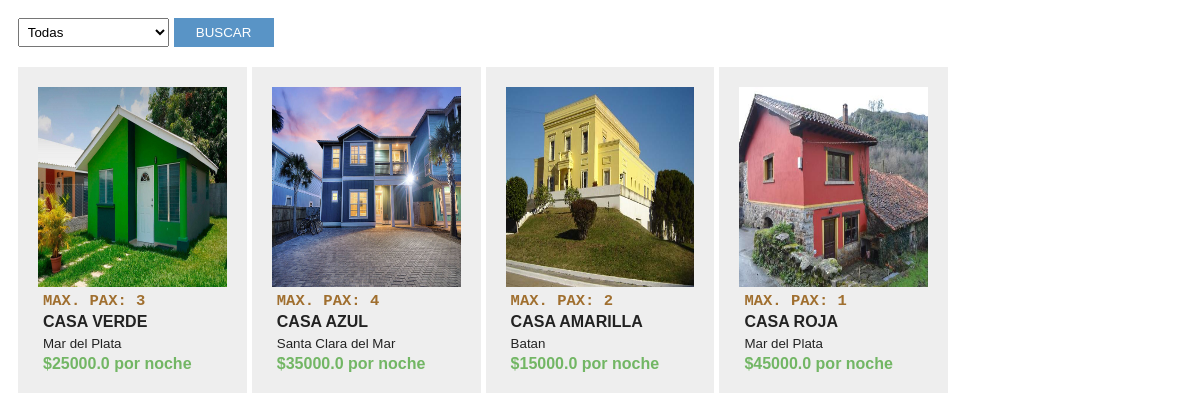
Before: / with the older database file.
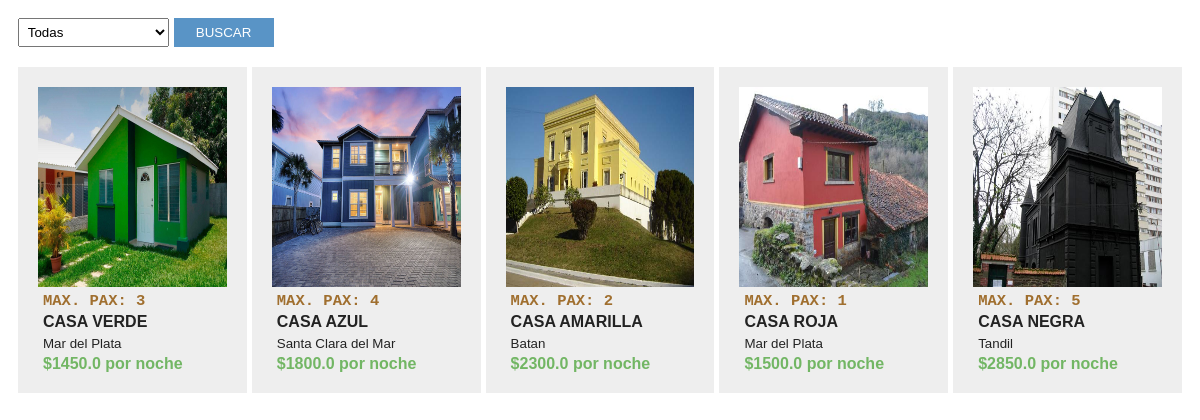
After: the same page with the newer database file.
### hotel/models.py (models this page shows, shortened)
class Ownership(models.Model):
    amount_pax = models.IntegerField(default=1)
    title = models.CharField(max_length=60, default='Undefined Title')
    city = models.ForeignKey(City, on_delete=models.CASCADE)
    cover = models.ImageField(blank=False, null=False, upload_to='static/images/', default='')
    rate = models.FloatField(default=0)
    host = models.ForeignKey(Host,on_delete=models.CASCADE, null=True)
    description = models.TextField(max_length=3000, default="", null=True)

class City(models.Model):
    name = models.CharField(max_length=100)

### hotel/views.py (the view)
# urls.py: path('', index, name="index"),
def index(request):
    city_selected = request.GET.get('city_select') or None
    cities = City.objects.all()
    if city_selected is not None:
        ownerships = Ownership.objects.filter(city__id=city_selected)
    else:
        ownerships = Ownership.objects.all()  # me traigo todas las propiedades y no importa si no hay ninguna
    context = {
        'ownerships': ownerships,
        'cities': cities,
    }
    return render(request, 'hotel/home.html', context)

### templates/hotel/home.html (shortened to what this page needs)
<!doctype html>
{% load static from staticfiles %}
<html lang="en">
<head>
    <link rel="stylesheet" href="{% static 'css/style.css' %}">
</head>
<body>
    <main class="main">
        <form action="" method="get" class="grid-form-filters">
            <select class="select" name="city_select" id="id-select-city">
                <option value="">Todas</option>
            </select>
            <button class="btn-search" type="submit">BUSCAR</button>
        </form>
        {% if ownerships %}
        <div class="ownerships">
            {% for ownership in ownerships %}
            <a class="ownership-card" href="/ownerships/{{ownership.id}}">
                <img class="ownership-image" src="{{ownership.cover}}" alt="{{ownership.title}}">
                <div class="ownership-body">
                    <div class="ownership-details">
                        <span class="ownership-amount-pax">Max. Pax: {{ ownership.amount_pax }}</span>
                    </div>
                    <p class="ownership-title">{{ ownership.title }}</p>
                    <p class="city-name"><small>{{ ownership.city.name }}</small></p>
                    <span class="ownership-rate">${{ ownership.rate }} por noche</span>
                </div>
            </a>
            {% endfor %}
        </div>
        {% else %}
        <h3>No hay propiedades</h3>
        {% endif %}
    </main>
</body>
</html>

### static/css/style.css (style rules this page uses)
body { font-family: sans-serif; }
.select { padding:.3rem; }
.btn-search { border:none; background: #5994C6; color: #FFF; }
.grid-form-filters { padding:10px; display:grid; column-gap:5px; grid-template-columns: max-content 100px }
.ownerships { padding:10px; display: grid; column-gap: 5px; row-gap: 5px; grid-template-columns: repeat(auto-fill, minmax(14rem,1fr)); }
.ownership-card { text-decoration: none; color:#232323; cursor: pointer; padding:20px; width: auto; background: #eee; }
.ownership-body { padding-left:5px; }
.ownership-image { width: 100%; height: 200px; }
.ownership-rate { color: rgb(114, 182, 100); font-weight: bold; }
.ownership-amount-pax, .ownership-title { font-weight: bold; text-transform: uppercase; }
.ownership-title { font-size: 1rem; margin: 3px; margin-left:0; }
.ownership-amount-pax { font-family: 'Courier New', Courier, monospace; font-size: .97rem; color: rgb(160, 111, 47); }
.city-name { margin:0; padding-bottom:3px }

Changed rows visible on the page:
changed Ownership "CASA VERDE": rate "25000.0" → "1450.0"
changed Ownership "CASA AZUL": rate "35000.0" → "1800.0"
changed Ownership "CASA AMARILLA": rate "15000.0" → "2300.0"
changed Ownership "CASA ROJA": rate "45000.0" → "1500.0"
added Ownership: cover (picture), amount_pax "5", title "CASA NEGRA", city.name "Tandil", rate "2850.0"
